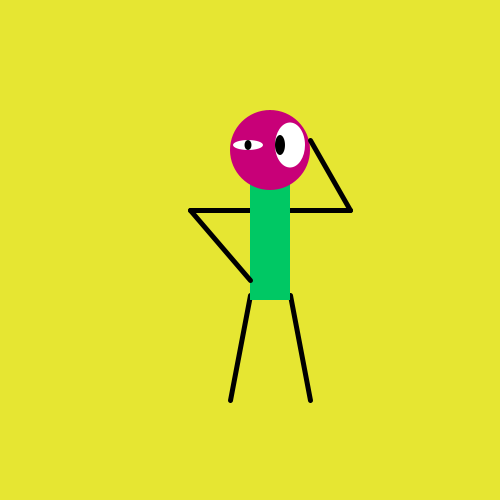
Frame 1 (no input)
Frame 60 (the mouse pressed at the canvas centre just before this capture): identical to frame 1, image omitted
Frame 120 (the mouse held since frame 60 and released just before this capture): identical to frame 1, image omitted

The Processing sketch that drew this single still picture (run headless with seeded random() and noise(); from frame 60 on, the mouse is pressed at the canvas centre):

// Processing sketch: processing_67736
// ── processing_67736.pde

void setup () {

  size (500, 500);
  background (230, 230, 50);

  strokeWeight (5);
  line (230, 400, 250, 295);
  line (310, 400, 290, 295);

  line (290, 210, 350, 210);
  line (190, 210, 250, 210);

  noStroke ();
  fill (0, 200, 100);
  rect (250, 150, 40, 150);

  fill (200, 0, 120);
  ellipse (270, 150, 80, 80);

  fill (255, 255, 255);
  ellipse (248, 145, 30, 10);

  ellipse (290, 145, 30, 45);

  fill (0);
  ellipse (280, 145, 10, 20);
  ellipse (248, 145, 7, 10);

  stroke (0);
  strokeWeight (5);

  line (310, 140, 350, 210);
  line (190, 210, 250, 280);
}
void draw (){
  
}

void mousePressed () {
  background (200, 0, 120);
    size (500, 500);
  
  strokeWeight (5);
  line (270, 400, 250, 295);
  line (340, 400, 290, 295);

  line (290, 210, 350, 210);
  line (190, 210, 250, 210);

  noStroke ();
  fill (0, 200, 100);
  rect (250, 150, 40, 150);

  fill (120, 0, 200);
  ellipse (270, 150, 80, 80);

  fill (255, 255, 255);
  ellipse (248, 145, 30, 10);

  ellipse (290, 145, 30, 45);

  fill (0);
  ellipse (280, 145, 10, 20);
  ellipse (248, 145, 7, 10);

  stroke (0);
  strokeWeight (5);

  line (330, 140, 350, 210);
  line (190, 210, 210, 280);
}

void keyPressed () {

    background (230, 230, 50);
      size (500, 500);
      
  strokeWeight (5);
  line (230, 400, 250, 295);
  line (310, 400, 290, 295);

  line (290, 210, 350, 210);
  line (190, 210, 250, 210);

  noStroke ();
  fill (0, 200, 100);
  rect (250, 150, 40, 150);

  fill (200, 0, 120);
  ellipse (270, 150, 80, 80);

  fill (255, 255, 255);
  ellipse (248, 145, 30, 10);

  ellipse (290, 145, 30, 45);

  fill (0);
  ellipse (280, 145, 10, 20);
  ellipse (248, 145, 7, 10);

  stroke (0);
  strokeWeight (5);

  line (310, 140, 350, 210);
  line (190, 210, 250, 280);
}
